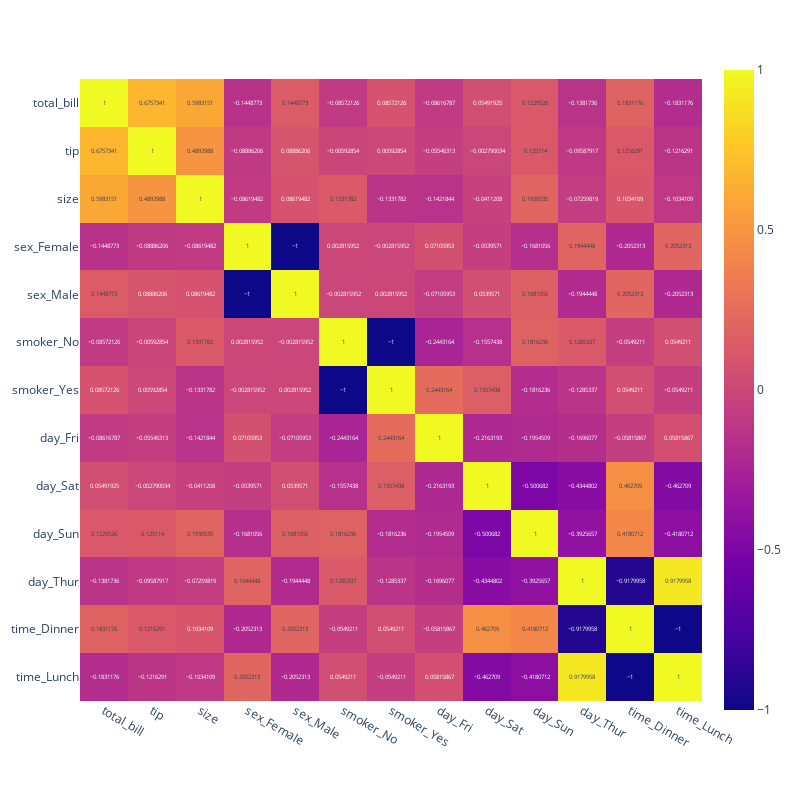

Notebook cell for this chart:
### Code cell
px.imshow(
    tips_converted.corr().values,
    x=tips_converted.corr().columns,
    y=tips_converted.corr().index,
    text_auto=True,
    width=800,
    height=800
)

### Figure 1 — Plotly figure (JSON) as saved in the notebook; plotly's stock layout.template omitted (floating-point values rounded to 4 significant figures; data arrays with more than 128 entries replaced by an {"elided": "..."} marker saying what was removed)
{"data": [{"coloraxis": "coloraxis", "hovertemplate": "x: %{x}<br>y: %{y}<br>color: %{z}<extra></extra>", "name": "0", "texttemplate": "%{z}", "type": "heatmap", "x": ["total_bill", "tip", "size", "sex_Female", "sex_Male", "smoker_No", "smoker_Yes", "day_Fri", "day_Sat", "day_Sun", "day_Thur", "time_Dinner", "time_Lunch"], "xaxis": "x", "y": ["total_bill", "tip", "size", "sex_Female", "sex_Male", "smoker_No", "smoker_Yes", "day_Fri", "day_Sat", "day_Sun", "day_Thur", "time_Dinner", "time_Lunch"], "yaxis": "y", "z": {"elided": "13x13 float values"}}], "layout": {"coloraxis": {"colorscale": [[0, "#0d0887"], [0.1111, "#46039f"], [0.2222, "#7201a8"], [0.3333, "#9c179e"], [0.4444, "#bd3786"], [0.5556, "#d8576b"], [0.6667, "#ed7953"], [0.7778, "#fb9f3a"], [0.8889, "#fdca26"], [1, "#f0f921"]]}, "height": 800, "margin": {"t": 60}, "width": 800, "xaxis": {"anchor": "y", "constrain": "domain", "domain": [0, 1], "scaleanchor": "y"}, "yaxis": {"anchor": "x", "autorange": "reversed", "constrain": "domain", "domain": [0, 1]}}}
